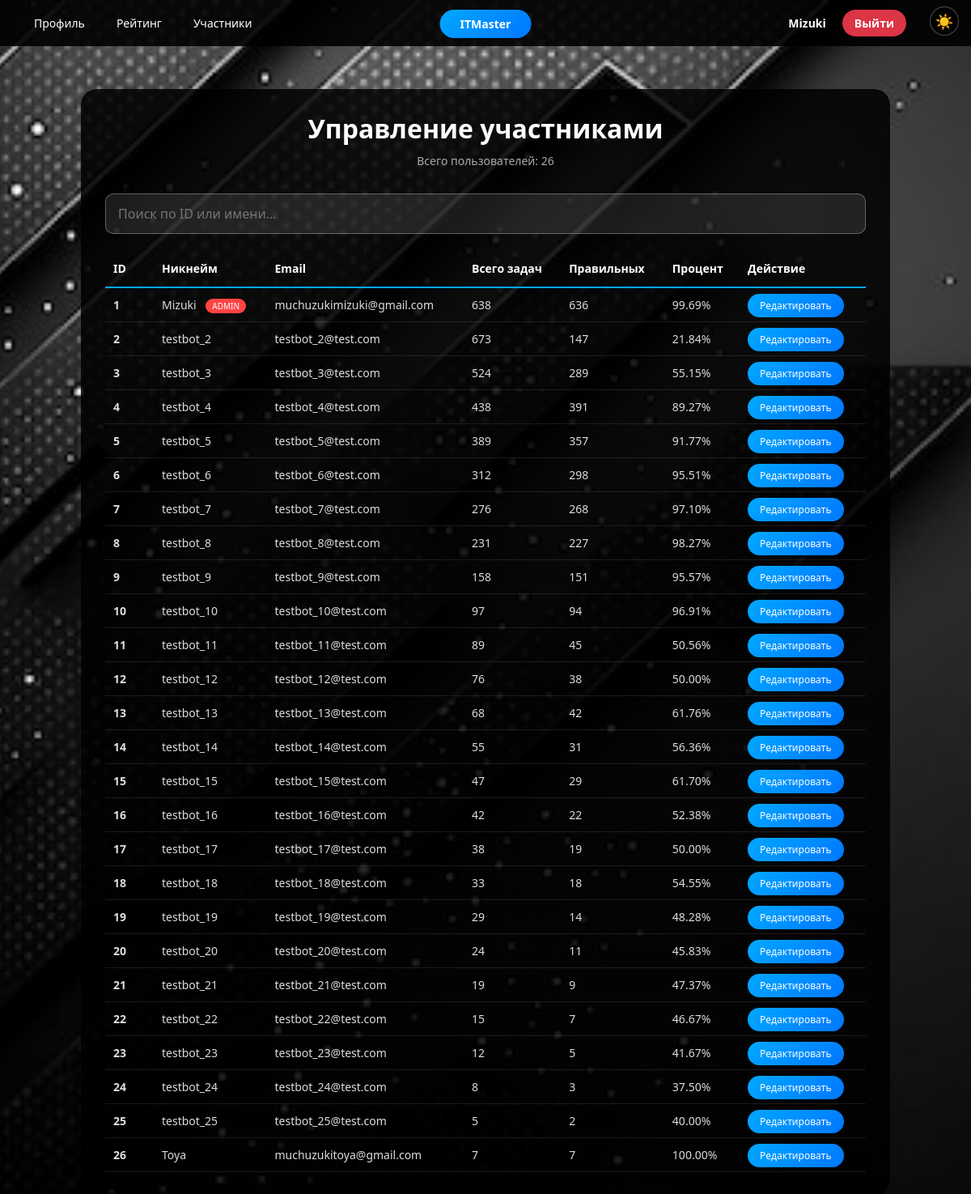
/admin/users (signed in), run on an earlier commit of the app's database.
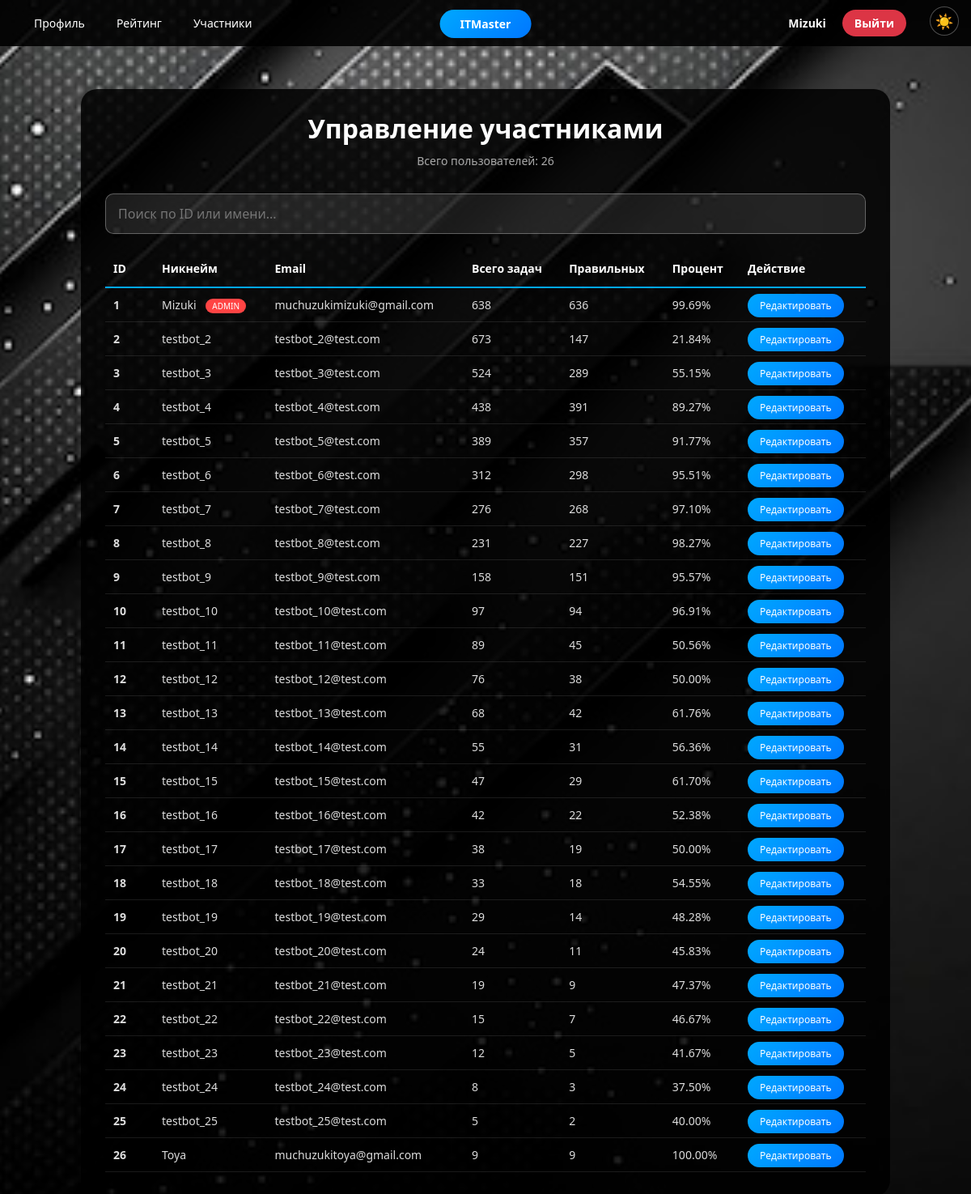
And on a later commit of the database.
### data/users.py (models this page shows, shortened)
class User(SqlAlchemyBase, UserMixin, SerializerMixin):
    __tablename__ = 'users'
    id = sqlalchemy.Column(sqlalchemy.Integer, primary_key=True, autoincrement=True)
    username = sqlalchemy.Column(sqlalchemy.String, nullable=False, unique=True)
    surname = sqlalchemy.Column(sqlalchemy.String, nullable=True)
    name = sqlalchemy.Column(sqlalchemy.String, nullable=True)
    age = sqlalchemy.Column(sqlalchemy.Integer, nullable=True)
    position = sqlalchemy.Column(sqlalchemy.String, nullable=True)
    speciality = sqlalchemy.Column(sqlalchemy.String, nullable=True)
    address = sqlalchemy.Column(sqlalchemy.String, nullable=True)
    email = sqlalchemy.Column(sqlalchemy.String, index=True, unique=True, nullable=True)
    password = sqlalchemy.Column(sqlalchemy.String, nullable=True)
    modified_date = sqlalchemy.Column(sqlalchemy.DateTime, default=datetime.datetime.now)
    country = sqlalchemy.Column(sqlalchemy.String, nullable=True)
    city = sqlalchemy.Column(sqlalchemy.String, nullable=True)
    background_image = sqlalchemy.Column(sqlalchemy.String, nullable=True)
    total_tasks = sqlalchemy.Column(sqlalchemy.Integer, default=0)
    correct_tasks = sqlalchemy.Column(sqlalchemy.Integer, default=0)

### main.py (the view)
@app.route('/admin/users')
def admin_users():
    theme = get_theme()
    user_id = request.cookies.get('user_id')
    db_sess = db_session.create_session()
    admin = db_sess.get(User, int(user_id)) if user_id else None
    if not admin or admin.id != 1:
        return redirect(url_for('login'))
    users = db_sess.query(User).all()
    return render_template('admin_users.html', users=users, theme=theme, user=admin)

### data/db_session.py (called while the page is built)
def create_session() -> Session:
    global __factory
    return __factory()

### main.py (called while the page is built)
def get_theme():
    return request.cookies.get('theme', 'dark')

### templates/admin_users.html (shortened to what this page needs)
{% extends "base.html" %}
{% block content %}
<div class="admin-users-full">
    <div class="admin-users-container">
        <div class="admin-header">
            <h2 class="admin-title">Управление участниками</h2>
            <p class="admin-subtitle">Всего пользователей: {{ users|length }}</p>
        </div>
        <div class="search-box">
            <input type="text" id="searchInput" placeholder="Поиск по ID или имени..." class="search-input">
        </div>
        <div class="users-table-wrapper">
            <table class="users-table">
                <thead>
                    <tr>
                        <th>ID</th>
                        <th>Никнейм</th>
                        <th>Email</th>
                        <th>Всего задач</th>
                        <th>Правильных</th>
                        <th>Процент</th>
                        <th>Действие</th>
                    </tr>
                </thead>
                <tbody id="usersBody">
                    {% for u in users %}
                    <tr class="user-row" data-id="{{ u.id }}" data-username="{{ u.username }}">
                        <td class="id-cell">{{ u.id }}</td>
                        <td class="username-cell">
                            {{ u.username }}
                            {% if u.id == 1 %}
                                <span class="admin-badge">ADMIN</span>
                            {% endif %}
                        </td>
                        <td>{{ u.email or '—' }}</td>
                        <td>{{ u.total_tasks or 0 }}</td>
                        <td>{{ u.correct_tasks or 0 }}</td>
                        <td>
                            {% if u.total_tasks and u.total_tasks > 0 %}
                                {{ "%.2f"|format(u.correct_tasks * 100 / u.total_tasks) }}%
                            {% else %}
                                —
                            {% endif %}
                        </td>
                        <td>
                            <a href="/admin/user/{{ u.id }}" class="edit-btn">Редактировать</a>
                        </td>
                    </tr>
                    {% endfor %}
                </tbody>
            </table>
        </div>
    </div>
</div>
{% endblock %}

What changed in the data, as far as the page shows it:
changed User "Toya": total_tasks "7" → "9"; correct_tasks "7" → "9"
